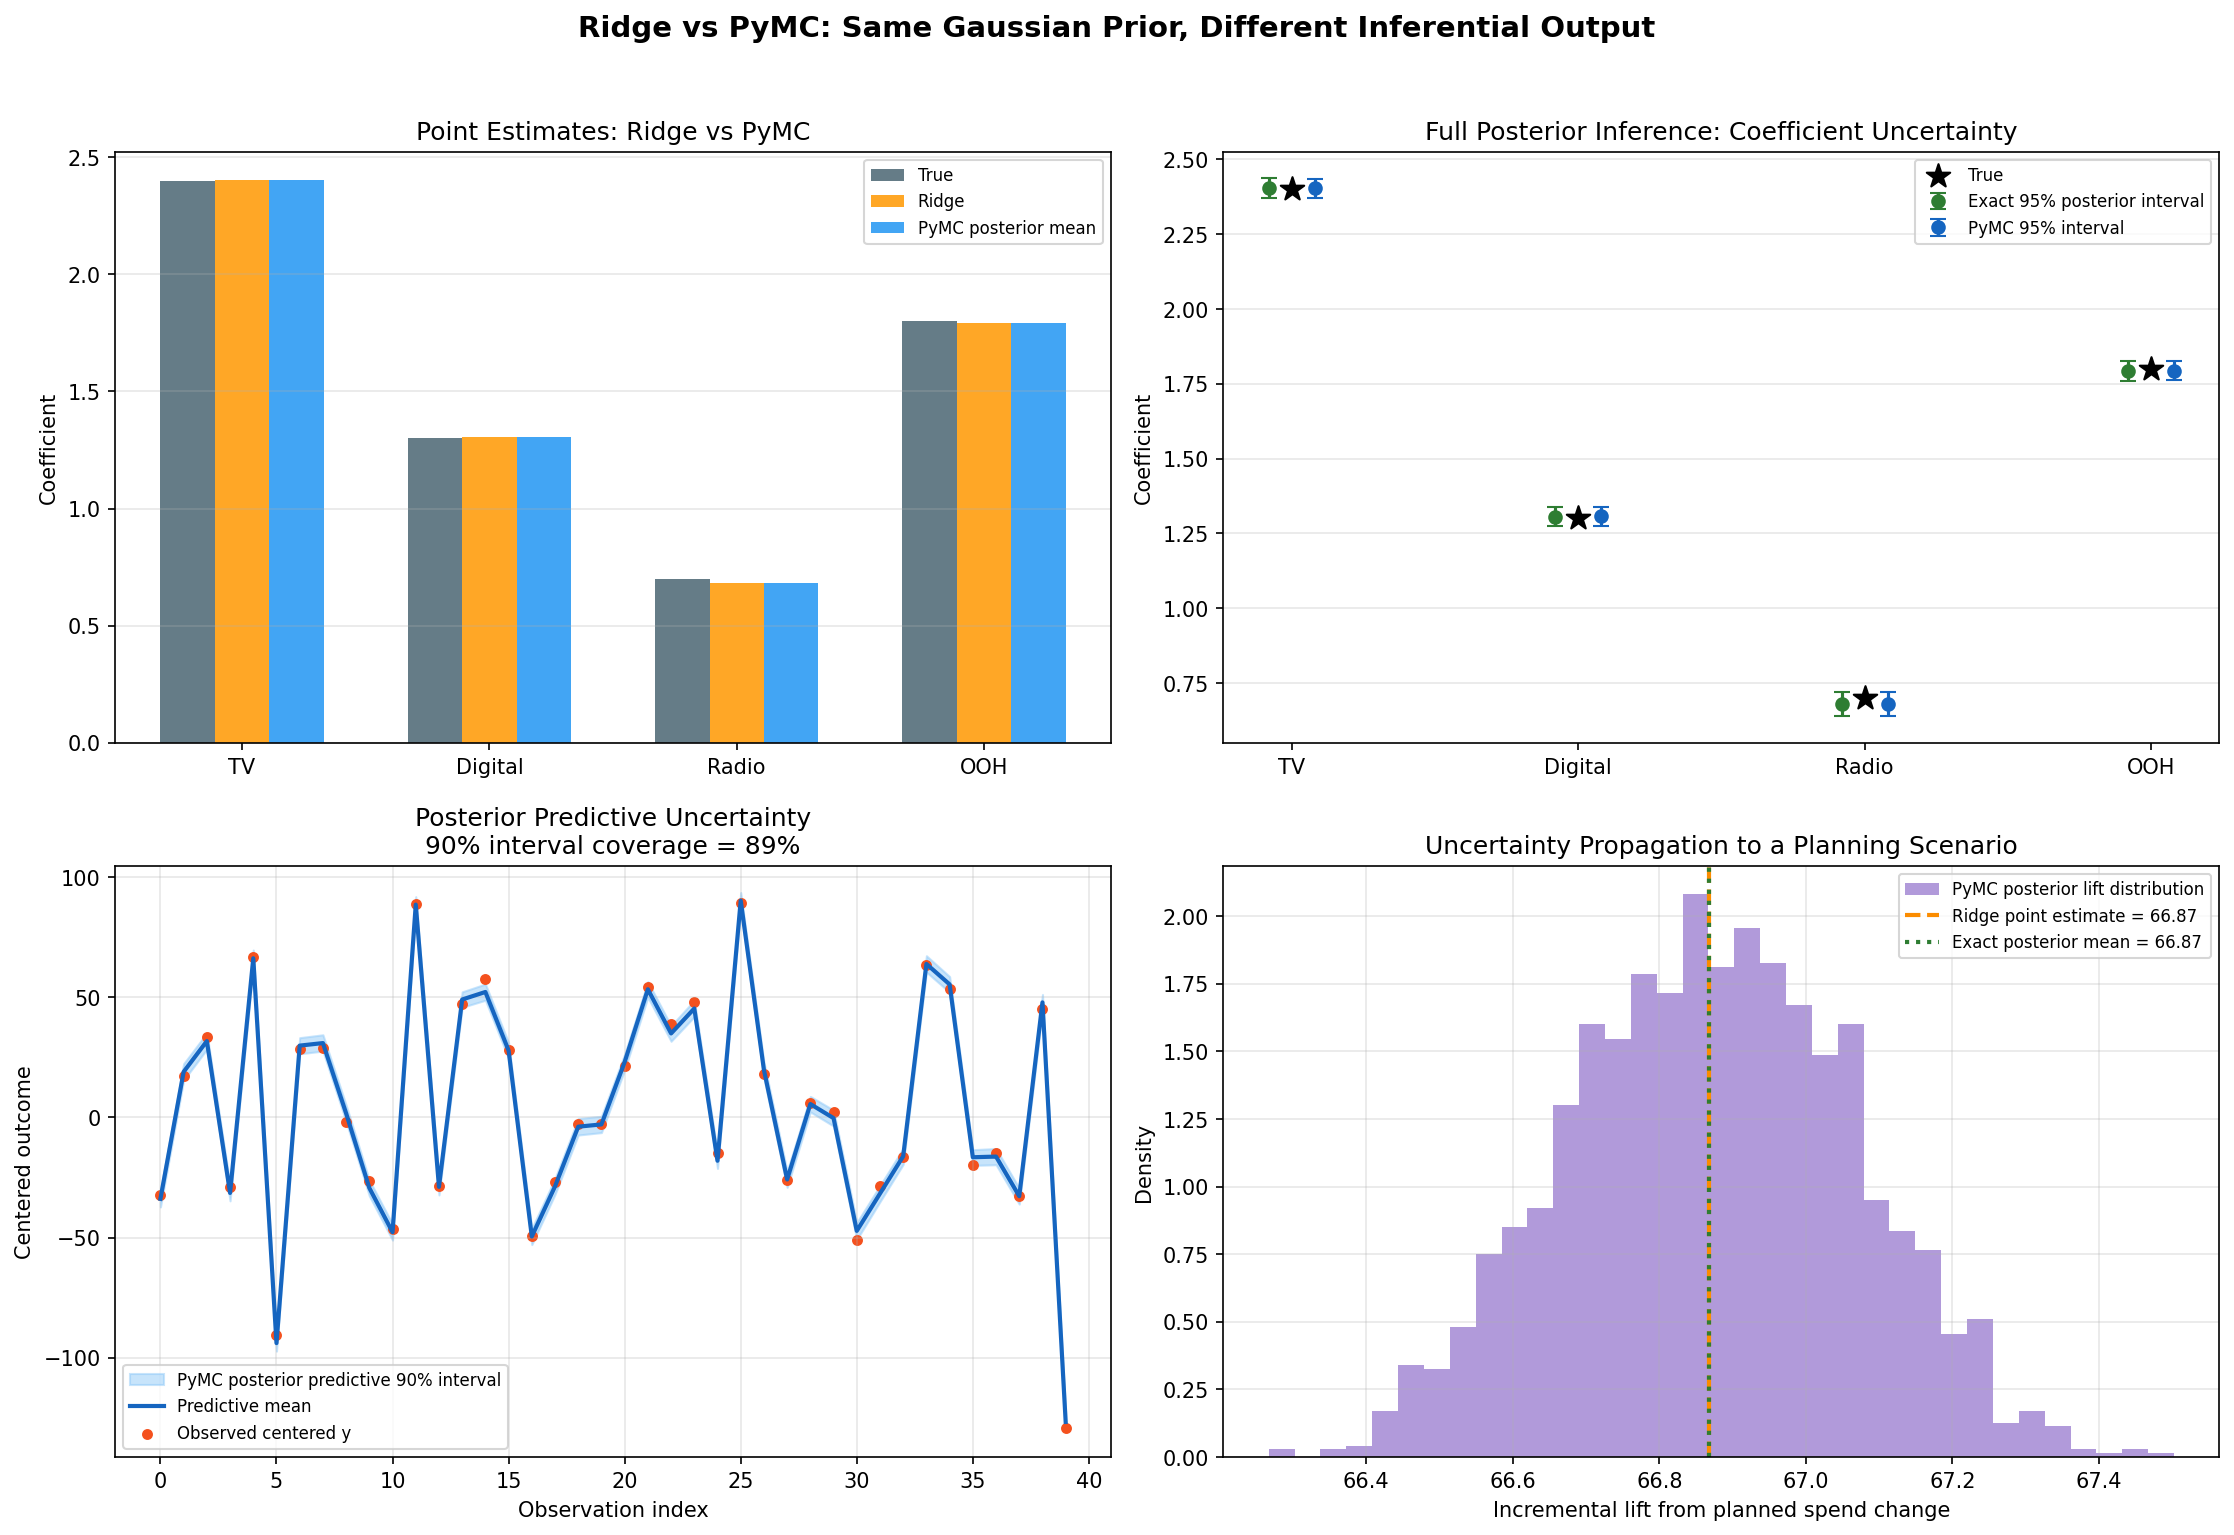

The script that drew this image:
"""
11 - Ridge vs PyMC: Full Bayesian Posterior Inference
=====================================================
Research Point (Section 1 / report 1.3 / synthesis):
  Ridge regression is equivalent to Bayesian regression with a Gaussian
  prior at the point-estimate level. The Bayesian framework adds the
  full posterior distribution, posterior predictive inference, and
  principled uncertainty propagation.

This script demonstrates:
  1. Ridge coefficients match the exact Gaussian-posterior mean / MAP
  2. PyMC samples the same posterior and recovers the same coefficient means
  3. Full Bayesian inference yields coefficient intervals and posterior
     predictive intervals for observed outcomes
  4. Uncertainty can be propagated to a downstream planning scenario
"""

from __future__ import annotations

import os
import logging
import warnings
from pathlib import Path

# PyMC/ArviZ and matplotlib try to write caches in user locations. Redirect
# them into the repo so this demo remains self-contained and reproducible.
SCRIPT_DIR = Path(__file__).resolve().parent
CACHE_ROOT = Path(os.environ.get("MMM_PYMC_DEMO_CACHE", SCRIPT_DIR / ".demo_cache"))
MPL_CONFIG = CACHE_ROOT / "mplconfig"
PLATFORM_CACHE = CACHE_ROOT / "platform_cache"
PYTENSOR_CACHE = CACHE_ROOT / "pytensor"
XDG_CACHE = CACHE_ROOT / "xdg_cache"

for path in [CACHE_ROOT, MPL_CONFIG, PLATFORM_CACHE, PYTENSOR_CACHE, XDG_CACHE]:
    path.mkdir(parents=True, exist_ok=True)

os.environ.setdefault("MPLCONFIGDIR", str(MPL_CONFIG))
os.environ.setdefault("XDG_CACHE_HOME", str(XDG_CACHE))
if "base_compiledir" not in os.environ.get("PYTENSOR_FLAGS", ""):
    extra_flag = f"base_compiledir={PYTENSOR_CACHE}"
    current_flags = os.environ.get("PYTENSOR_FLAGS", "")
    os.environ["PYTENSOR_FLAGS"] = (
        f"{current_flags},{extra_flag}" if current_flags else extra_flag
    )

warnings.filterwarnings(
    "ignore",
    category=FutureWarning,
    module=r"arviz(\.|$)",
)
warnings.filterwarnings(
    "ignore",
    message=".*ArviZ is undergoing a major refactor.*",
    category=FutureWarning,
)

import platformdirs


def _safe_user_cache_dir(
    appname=None, appauthor=None, version=None, opinion=True, ensure_exists=False
):
    """Return a writable cache directory inside the repo for sandboxed runs."""
    name = appname or "app"
    path = PLATFORM_CACHE / name
    path.mkdir(parents=True, exist_ok=True)
    return str(path)


platformdirs.user_cache_dir = _safe_user_cache_dir

import arviz as az
import matplotlib.pyplot as plt
import numpy as np
import pymc as pm
from scipy import stats
from sklearn.linear_model import Ridge

from demo_utils import finalize_figure

logging.getLogger("pymc").setLevel(logging.ERROR)

np.random.seed(42)


def exact_gaussian_posterior(X_c, y_c, sigma_obs, prior_sigma):
    """Closed-form posterior for Gaussian likelihood + Gaussian prior."""
    prior_precision = np.eye(X_c.shape[1]) / prior_sigma**2
    likelihood_precision = (X_c.T @ X_c) / sigma_obs**2
    posterior_cov = np.linalg.inv(prior_precision + likelihood_precision)
    posterior_mean = posterior_cov @ (X_c.T @ y_c / sigma_obs**2)
    return posterior_mean, posterior_cov


# ── 1. Simulate MMM-like linear data where Ridge = Gaussian Bayes mean/MAP ──
n_obs = 150
n_channels = 4
sigma_obs = 2.0
lambda_ridge = 5.0
prior_sigma = sigma_obs / np.sqrt(lambda_ridge)
channels = np.array(["TV", "Digital", "Radio", "OOH"])

beta_true = np.array([2.4, 1.3, 0.7, 1.8])
intercept_true = 40.0

mean_spend = np.array([100, 70, 35, 55])
cov_spend = np.array(
    [
        [220.0, 115.0, 70.0, 90.0],
        [115.0, 180.0, 55.0, 75.0],
        [70.0, 55.0, 90.0, 40.0],
        [90.0, 75.0, 40.0, 130.0],
    ]
)

X = np.random.multivariate_normal(mean_spend, cov_spend, size=n_obs)
X = np.maximum(X, 0.0)
noise = np.random.normal(0, sigma_obs, n_obs)
y = intercept_true + X @ beta_true + noise

X_c = X - X.mean(axis=0)
y_c = y - y.mean()


# ── 2. Ridge point estimate and exact posterior ──────────────────────────────
ridge = Ridge(alpha=lambda_ridge, fit_intercept=False).fit(X_c, y_c)
beta_ridge = ridge.coef_

posterior_mean_exact, posterior_cov_exact = exact_gaussian_posterior(
    X_c, y_c, sigma_obs, prior_sigma
)
posterior_sd_exact = np.sqrt(np.diag(posterior_cov_exact))
z_975 = stats.norm.ppf(0.975)
exact_interval = np.column_stack(
    [
        posterior_mean_exact - z_975 * posterior_sd_exact,
        posterior_mean_exact + z_975 * posterior_sd_exact,
    ]
)


# ── 3. PyMC full posterior inference ────────────────────────────────────────
coords = {"obs": np.arange(n_obs), "channel": channels}
with pm.Model(coords=coords) as model:
    X_data = pm.Data("X", X_c, dims=("obs", "channel"))
    beta = pm.Normal("beta", mu=0.0, sigma=prior_sigma, dims="channel")
    mu = pm.math.dot(X_data, beta)
    pm.Normal("y_obs", mu=mu, sigma=sigma_obs, observed=y_c, dims="obs")

    idata = pm.sample(
        draws=1000,
        tune=1000,
        chains=2,
        cores=1,
        random_seed=42,
        target_accept=0.92,
        progressbar=False,
        compute_convergence_checks=False,
    )
    posterior_predictive = pm.sample_posterior_predictive(
        idata,
        var_names=["y_obs"],
        random_seed=42,
        progressbar=False,
    )

beta_samples = (
    idata.posterior["beta"].stack(sample=("chain", "draw")).transpose("channel", "sample").values
)
posterior_mean_pymc = beta_samples.mean(axis=1)
pymc_interval = np.quantile(beta_samples, [0.025, 0.975], axis=1).T

y_ppc = (
    posterior_predictive.posterior_predictive["y_obs"]
    .stack(sample=("chain", "draw"))
    .transpose("obs", "sample")
    .values
)
pp_mean = y_ppc.mean(axis=1)
pp_low = np.quantile(y_ppc, 0.05, axis=1)
pp_high = np.quantile(y_ppc, 0.95, axis=1)
pp_coverage = np.mean((y_c >= pp_low) & (y_c <= pp_high))


# ── 4. Uncertainty propagation to a spend-planning scenario ─────────────────
planned_delta_spend = np.array([15.0, 10.0, 5.0, 8.0])
incremental_lift_ridge = planned_delta_spend @ beta_ridge
incremental_lift_exact_mean = planned_delta_spend @ posterior_mean_exact
incremental_lift_exact_sd = np.sqrt(
    planned_delta_spend @ posterior_cov_exact @ planned_delta_spend
)
incremental_lift_exact_interval = (
    incremental_lift_exact_mean - z_975 * incremental_lift_exact_sd,
    incremental_lift_exact_mean + z_975 * incremental_lift_exact_sd,
)
incremental_lift_pymc = beta_samples.T @ planned_delta_spend


# ── 5. Print comparison summary ──────────────────────────────────────────────
print("=" * 78)
print("RIDGE VS PYMC: POINT ESTIMATES, POSTERIOR INTERVALS, AND UNCERTAINTY")
print("=" * 78)
print()
print(f"Observations:            {n_obs}")
print(f"Channels:                {n_channels}")
print(f"Known sigma:             {sigma_obs:.2f}")
print(f"Ridge lambda:            {lambda_ridge:.2f}")
print(f"Equivalent prior sigma:  {prior_sigma:.4f}")
print()

print(
    f"{'Channel':<10} {'True':>8} {'Ridge':>8} {'Exact post mean':>16} {'PyMC mean':>12} {'|PyMC-exact|':>12}"
)
print("-" * 74)
for idx, channel in enumerate(channels):
    print(
        f"{channel:<10} {beta_true[idx]:>8.3f} {beta_ridge[idx]:>8.3f} "
        f"{posterior_mean_exact[idx]:>16.3f} {posterior_mean_pymc[idx]:>12.3f} "
        f"{abs(posterior_mean_pymc[idx] - posterior_mean_exact[idx]):>12.4f}"
    )

print()
print(
    f"Max |Ridge - exact posterior mean|: {np.max(np.abs(beta_ridge - posterior_mean_exact)):.2e}"
)
print(
    f"Max |PyMC mean - exact posterior mean|: {np.max(np.abs(posterior_mean_pymc - posterior_mean_exact)):.4f}"
)
print()
print("Posterior predictive (90% interval) coverage on observed centered y:")
print(f"  Coverage: {pp_coverage:.1%}")
print()
print("Spend-planning scenario:")
print(f"  Delta spend vector: {dict(zip(channels, planned_delta_spend))}")
print(f"  Ridge point estimate incremental lift: {incremental_lift_ridge:.2f}")
print(
    "  Exact Gaussian posterior incremental lift: "
    f"{incremental_lift_exact_mean:.2f} "
    f"[{incremental_lift_exact_interval[0]:.2f}, {incremental_lift_exact_interval[1]:.2f}]"
)
print(
    "  PyMC posterior incremental lift: "
    f"{np.mean(incremental_lift_pymc):.2f} "
    f"[{np.quantile(incremental_lift_pymc, 0.025):.2f}, {np.quantile(incremental_lift_pymc, 0.975):.2f}]"
)


# ── 6. Visualize point estimates, intervals, predictive uncertainty ─────────
fig, axes = plt.subplots(2, 2, figsize=(15, 10))
x_pos = np.arange(n_channels)
width = 0.22

# Panel A: coefficient comparison
axes[0, 0].bar(x_pos - width, beta_true, width, label="True", color="#546E7A", alpha=0.9)
axes[0, 0].bar(x_pos, beta_ridge, width, label="Ridge", color="#FF9800", alpha=0.85)
axes[0, 0].bar(
    x_pos + width,
    posterior_mean_pymc,
    width,
    label="PyMC posterior mean",
    color="#2196F3",
    alpha=0.85,
)
axes[0, 0].set_xticks(x_pos)
axes[0, 0].set_xticklabels(channels)
axes[0, 0].set_ylabel("Coefficient")
axes[0, 0].set_title("Point Estimates: Ridge vs PyMC")
axes[0, 0].legend(fontsize=8)
axes[0, 0].grid(axis="y", alpha=0.3)

# Panel B: exact vs PyMC intervals
axes[0, 1].errorbar(
    x_pos - 0.08,
    posterior_mean_exact,
    yerr=np.vstack(
        [
            posterior_mean_exact - exact_interval[:, 0],
            exact_interval[:, 1] - posterior_mean_exact,
        ]
    ),
    fmt="o",
    capsize=4,
    color="#2E7D32",
    label="Exact 95% posterior interval",
)
axes[0, 1].errorbar(
    x_pos + 0.08,
    posterior_mean_pymc,
    yerr=np.vstack(
        [
            posterior_mean_pymc - pymc_interval[:, 0],
            pymc_interval[:, 1] - posterior_mean_pymc,
        ]
    ),
    fmt="o",
    capsize=4,
    color="#1565C0",
    label="PyMC 95% interval",
)
axes[0, 1].scatter(x_pos, beta_true, marker="*", s=140, color="black", label="True")
axes[0, 1].set_xticks(x_pos)
axes[0, 1].set_xticklabels(channels)
axes[0, 1].set_ylabel("Coefficient")
axes[0, 1].set_title("Full Posterior Inference: Coefficient Uncertainty")
axes[0, 1].legend(fontsize=8)
axes[0, 1].grid(axis="y", alpha=0.3)

# Panel C: posterior predictive intervals on the first 40 observations
obs_idx = np.arange(40)
axes[1, 0].fill_between(
    obs_idx,
    pp_low[:40],
    pp_high[:40],
    color="#90CAF9",
    alpha=0.5,
    label="PyMC posterior predictive 90% interval",
)
axes[1, 0].plot(obs_idx, pp_mean[:40], color="#1565C0", linewidth=2, label="Predictive mean")
axes[1, 0].scatter(obs_idx, y_c[:40], s=18, color="#F4511E", label="Observed centered y")
axes[1, 0].set_xlabel("Observation index")
axes[1, 0].set_ylabel("Centered outcome")
axes[1, 0].set_title(f"Posterior Predictive Uncertainty\n90% interval coverage = {pp_coverage:.0%}")
axes[1, 0].legend(fontsize=8)
axes[1, 0].grid(alpha=0.3)

# Panel D: propagated planning uncertainty
axes[1, 1].hist(
    incremental_lift_pymc,
    bins=35,
    density=True,
    alpha=0.6,
    color="#7E57C2",
    label="PyMC posterior lift distribution",
)
axes[1, 1].axvline(
    incremental_lift_ridge,
    color="#FB8C00",
    linestyle="--",
    linewidth=2,
    label=f"Ridge point estimate = {incremental_lift_ridge:.2f}",
)
axes[1, 1].axvline(
    incremental_lift_exact_mean,
    color="#2E7D32",
    linestyle=":",
    linewidth=2,
    label=f"Exact posterior mean = {incremental_lift_exact_mean:.2f}",
)
axes[1, 1].set_xlabel("Incremental lift from planned spend change")
axes[1, 1].set_ylabel("Density")
axes[1, 1].set_title("Uncertainty Propagation to a Planning Scenario")
axes[1, 1].legend(fontsize=8)
axes[1, 1].grid(alpha=0.3)

plt.suptitle(
    "Ridge vs PyMC: Same Gaussian Prior, Different Inferential Output",
    fontsize=14,
    fontweight="bold",
    y=1.02,
)
plt.tight_layout()
finalize_figure("11_ridge_vs_pymc_posterior.png", fig=fig)

print("\nKEY TAKEAWAY:")
print("  Ridge already gives the Gaussian-prior point estimate.")
print("  Full Bayes adds the rest: coefficient intervals, posterior predictive")
print("  uncertainty, and principled uncertainty propagation into decisions.")
print("  In this conjugate linear-Gaussian setting, PyMC should recover the")
print("  same posterior mean as the closed-form solution, then make the full")
print("  posterior available for downstream planning.")
